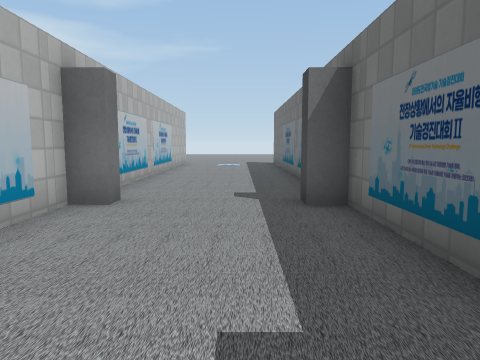
View 1 (above)

12 first-person views from a walk through a world built for the Gazebo simulator. The camera is 0.94 m above the floor, tilts 6° down and sees 70° across. The floor is counted in squares, 1 m on a side. Each view is taken from the middle of a square. On the plan, view 1 faces up. The plan holds only what a view shows up to about 12 squares ahead; the rest is blank. The place goes on beyond the plan. Gazebo's built-in surfaces are drawn with simple patterns. Some stock models are drawn as simple stand-ins.

View 2
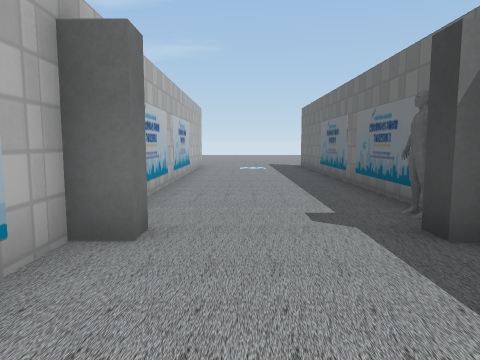

View 3
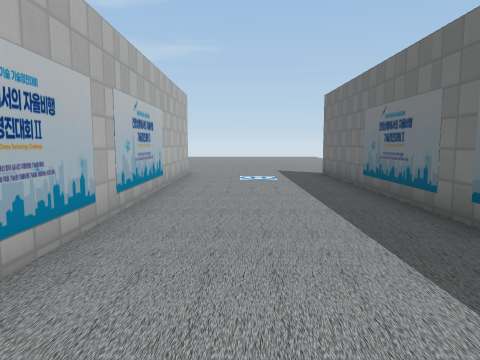

View 4
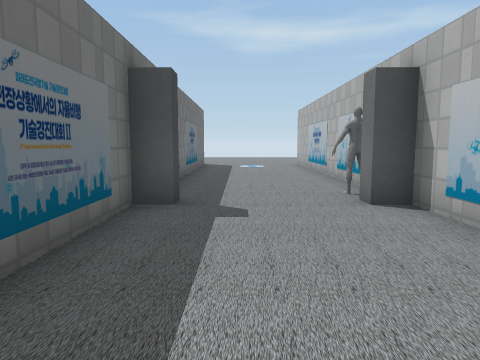

View 5
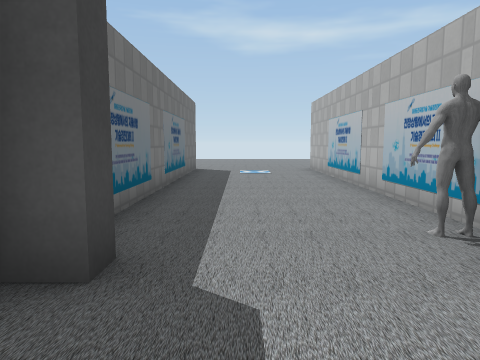

View 6
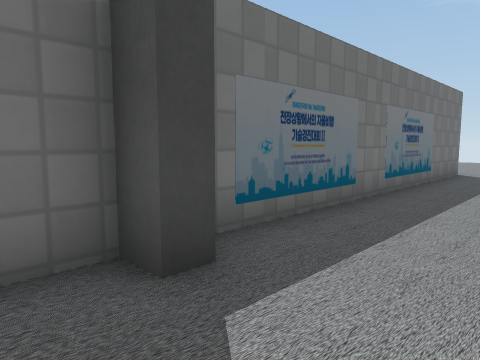

View 7
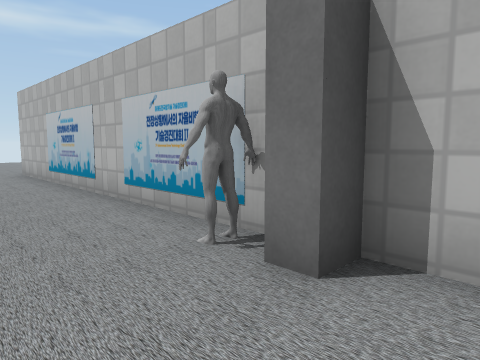

View 8
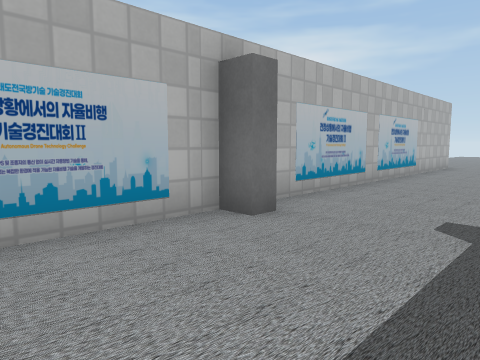

View 9
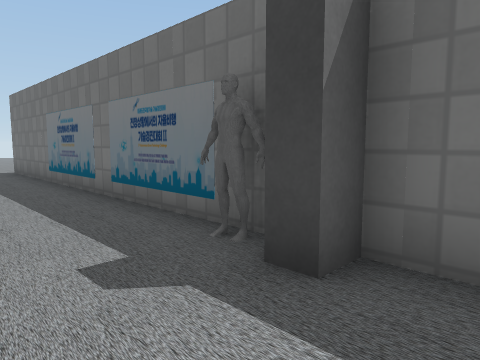

View 10
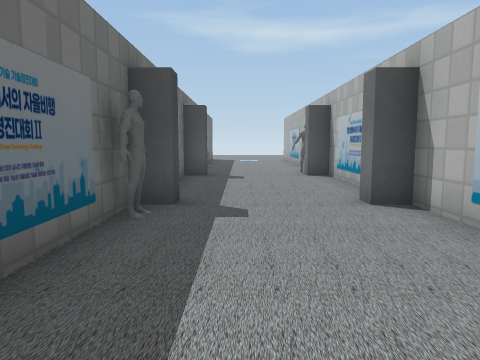

View 11
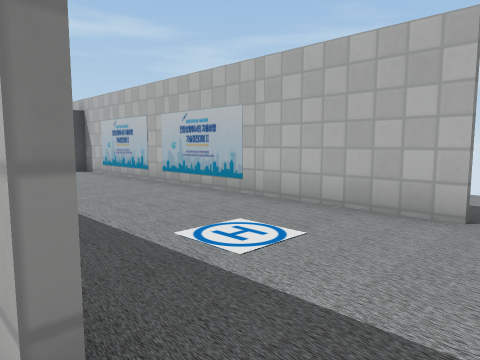

View 12
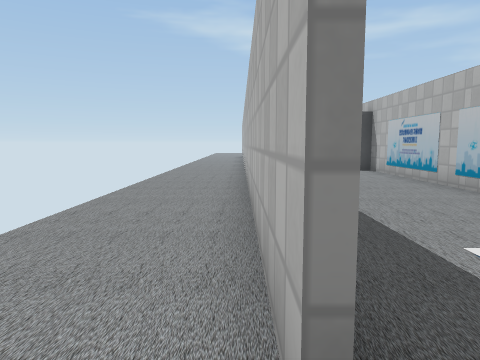

### Floor plan
Points are (right, up) in squares from view 1. A wall is a line through its corners. A room is listed if a view was taken in it or the views show most of it. See-through windows are left out.
Room 1 (views 1, 2, 3, 4, 5, 6, 7, 8, 9, 10)
walls: (-2.7, 17.1) (-2.7, -9.5); (1.7, -9.5) (1.7, 17.1)
ways out: opening at (2, 18) to room 2
objects: other object (-2, 0); other object (-2, 5); person (-1, 0); other object (1, 0); other object (1, 5); person (1, 7)
Room 2 (views 11, 12)
walls: (1.8, 17.1) (1.8, 8.1)
ways out: opening at (2, 18) to room 1

Where each view was taken, in squares from view 1:
view 1: 0 up, 0 right, facing up
view 2: 2 up, 1 left, facing up
view 3: 6 up, 1 left, facing up
view 4: 6 up, 0 right, facing down
view 5: 3 up, 0 right, facing down
view 6: 2 up, 1 left, facing down-right
view 7: 2 up, 0 right, facing down-left
view 8: 2 up, 1 right, facing up-left
view 9: 4 up, 1 left, facing up-right
view 10: 11 up, 0 right, facing down
view 11: 18 up, 2 right, facing down-left
view 12: 18 up, 2 right, facing down
